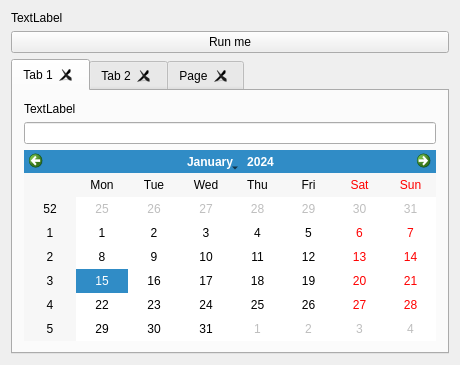
<?xml version="1.0" encoding="UTF-8"?>
<ui version="4.0">
 <class>MainWindow</class>
 <widget class="QMainWindow" name="MainWindow">
  <property name="geometry">
   <rect>
    <x>0</x>
    <y>0</y>
    <width>460</width>
    <height>365</height>
   </rect>
  </property>
  <property name="windowTitle">
   <string>MainWindow</string>
  </property>
  <widget class="QWidget" name="centralWidget">
   <layout class="QVBoxLayout" name="verticalLayout">
    <item>
     <widget class="QLabel" name="label_2">
      <property name="text">
       <string>TextLabel</string>
      </property>
     </widget>
    </item>
    <item>
     <widget class="QPushButton" name="pushButton">
      <property name="text">
       <string>Run me</string>
      </property>
     </widget>
    </item>
    <item>
     <widget class="QTabWidget" name="tabWidget">
      <property name="currentIndex">
       <number>0</number>
      </property>
      <property name="tabsClosable">
       <bool>true</bool>
      </property>
      <property name="movable">
       <bool>true</bool>
      </property>
      <widget class="QWidget" name="tab">
       <attribute name="title">
        <string>Tab 1</string>
       </attribute>
       <layout class="QVBoxLayout" name="verticalLayout_2">
        <item>
         <widget class="QLabel" name="label">
          <property name="text">
           <string>TextLabel</string>
          </property>
         </widget>
        </item>
        <item>
         <widget class="QLineEdit" name="lineEdit"/>
        </item>
        <item>
         <widget class="QCalendarWidget" name="calendarWidget"/>
        </item>
       </layout>
      </widget>
      <widget class="QWidget" name="tab_2">
       <attribute name="title">
        <string>Tab 2</string>
       </attribute>
       <widget class="QLCDNumber" name="lcdNumber">
        <property name="geometry">
         <rect>
          <x>30</x>
          <y>20</y>
          <width>64</width>
          <height>23</height>
         </rect>
        </property>
       </widget>
       <widget class="QLCDNumber" name="lcdNumber_2">
        <property name="geometry">
         <rect>
          <x>110</x>
          <y>20</y>
          <width>64</width>
          <height>23</height>
         </rect>
        </property>
       </widget>
       <widget class="QLCDNumber" name="lcdNumber_3">
        <property name="geometry">
         <rect>
          <x>190</x>
          <y>20</y>
          <width>64</width>
          <height>23</height>
         </rect>
        </property>
       </widget>
       <widget class="QProgressBar" name="progressBar">
        <property name="geometry">
         <rect>
          <x>30</x>
          <y>70</y>
          <width>221</width>
          <height>23</height>
         </rect>
        </property>
        <property name="value">
         <number>24</number>
        </property>
       </widget>
      </widget>
      <widget class="QWidget" name="tab_3">
       <attribute name="title">
        <string>Page</string>
       </attribute>
       <widget class="QDial" name="dial">
        <property name="geometry">
         <rect>
          <x>30</x>
          <y>50</y>
          <width>81</width>
          <height>71</height>
         </rect>
        </property>
       </widget>
       <widget class="QLCDNumber" name="lcdNumber_4">
        <property name="geometry">
         <rect>
          <x>160</x>
          <y>40</y>
          <width>64</width>
          <height>23</height>
         </rect>
        </property>
       </widget>
       <widget class="QProgressBar" name="progressBar_2">
        <property name="geometry">
         <rect>
          <x>150</x>
          <y>90</y>
          <width>118</width>
          <height>23</height>
         </rect>
        </property>
        <property name="value">
         <number>24</number>
        </property>
       </widget>
      </widget>
     </widget>
    </item>
   </layout>
  </widget>
 </widget>
 <layoutdefault spacing="6" margin="11"/>
 <resources/>
 <connections/>
</ui>
